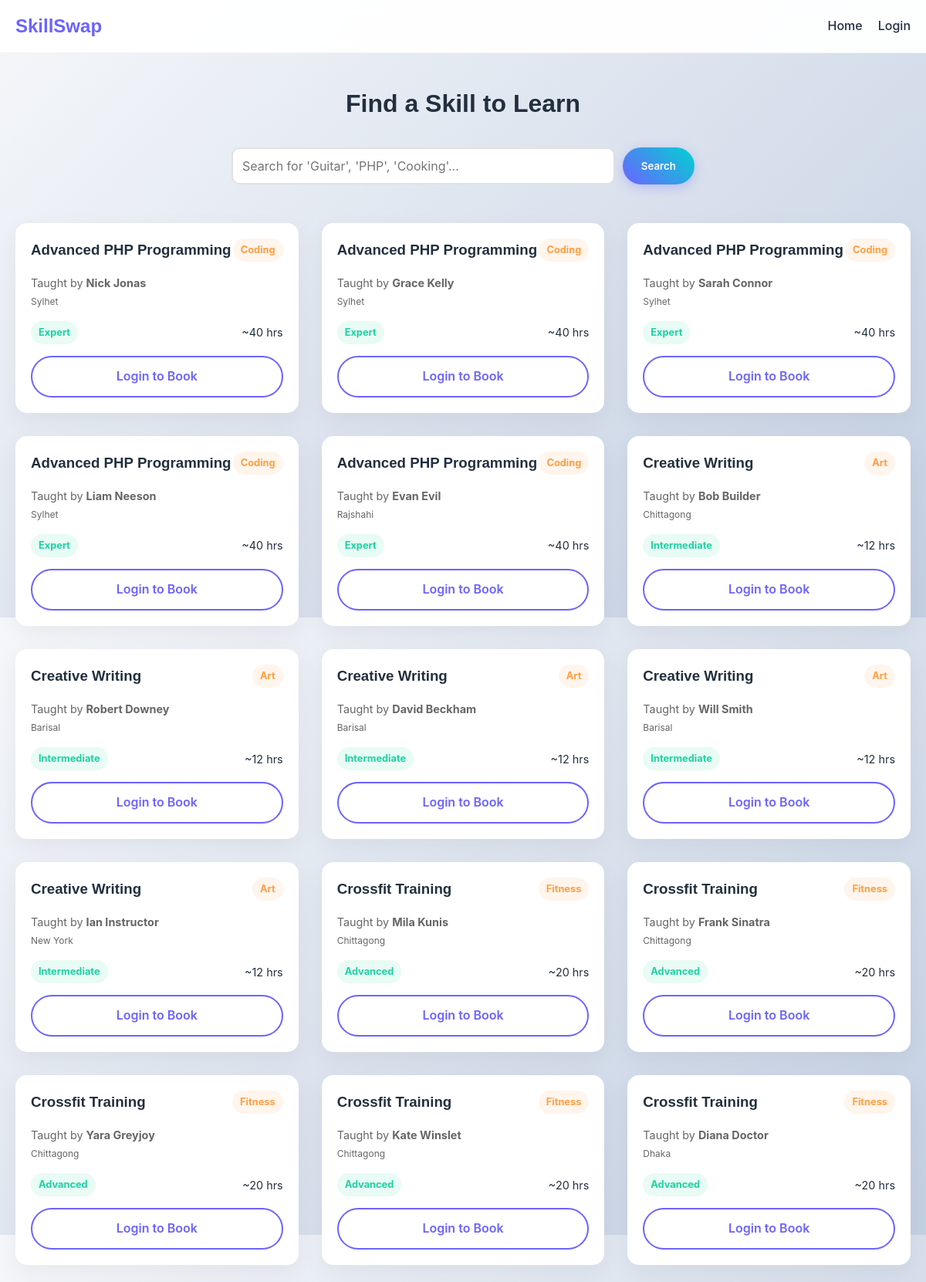
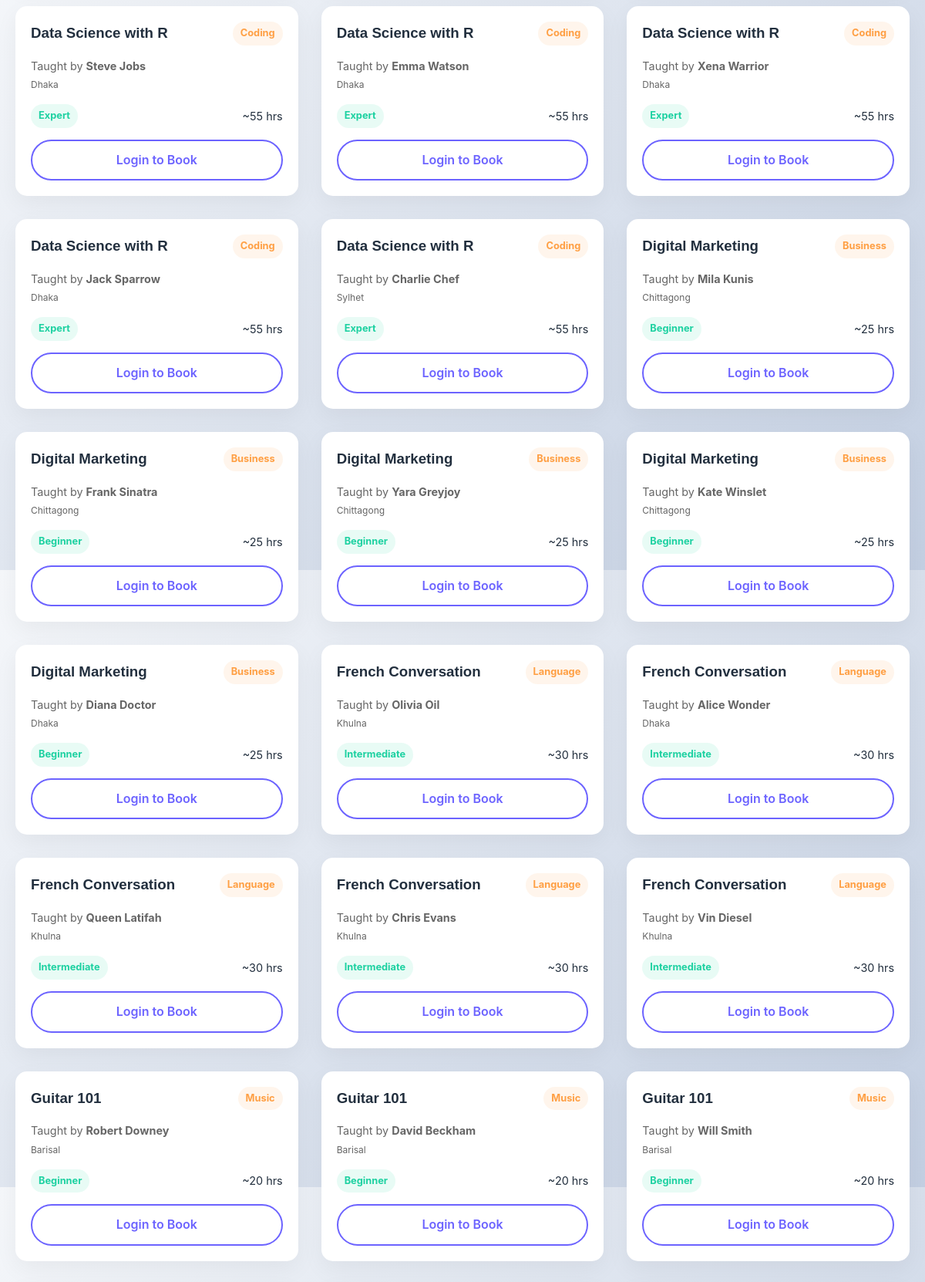
The page /skills.php (upper part) on the database its author committed (2 pictures, top to bottom).
### tables this page shows
CREATE TABLE `teaches` (
    `teacher_id` INT,
    `skill_id` INT,
    `proficiency_level` VARCHAR(100),

    PRIMARY KEY (`teacher_id`, `skill_id`),

    FOREIGN KEY (`teacher_id`) REFERENCES `teacher`(`teacher_id`)
        ON DELETE CASCADE,
    FOREIGN KEY (`skill_id`) REFERENCES `skill`(`skill_id`)
        ON DELETE CASCADE
);

CREATE TABLE `skill` (
    `skill_id` INT AUTO_INCREMENT PRIMARY KEY,
    `title` VARCHAR(200) NOT NULL,
    `category` VARCHAR(100),
    `difficulty_level` VARCHAR(50),
    `difficulty_notes` VARCHAR(255),
    `est_learning_time` INT,
    `is_verified` BOOLEAN DEFAULT FALSE
);

CREATE TABLE `user` (
    `user_id` INT AUTO_INCREMENT PRIMARY KEY,
    
    `first_name` VARCHAR(50),
    `last_name` VARCHAR(50),
    `email` VARCHAR(120) UNIQUE NOT NULL,
    `password` VARCHAR(100) NOT NULL,
    `role` ENUM('admin','user') DEFAULT 'user',
    `preferred_language` VARCHAR(50),
    `city` VARCHAR(80),
    `country` VARCHAR(80),

    `skillpoints` INT DEFAULT 0,
    
     
    `warning_count` INT DEFAULT 0,
    `is_suspended` BOOLEAN DEFAULT FALSE,
    
     
    `profile_picture` VARCHAR(255) DEFAULT 'default.png'
);

### skills.php (the view, shortened to what this page needs)
<?php
include 'includes/db.php';
$where = "WHERE 1";
$user_city = "";
$sql = "SELECT t.*, u.first_name, u.last_name, u.city, s.title, s.category, s.difficulty_level, s.est_learning_time,
        (CASE WHEN u.city = '$user_city' AND '$user_city' != '' THEN 1 ELSE 0 END) as is_nearby
        FROM teaches t
        JOIN user u ON t.teacher_id = u.user_id
        JOIN skill s ON t.skill_id = s.skill_id
        $where
        ORDER BY is_nearby DESC, s.title ASC";
$result = $conn->query($sql);
?>
<!DOCTYPE html>
<html lang="en">
<head>
    <link rel="stylesheet" href="css/style.css">
</head>
<body>
<header>
    <div class="container">
        <nav>
            <a href="index.php" class="logo">SkillSwap</a>
            <div class="nav-links">
                <a href="index.php">Home</a>
                <?php if(isset($_SESSION['user_id'])): ?>
                    <a href="dashboard.php">Dashboard</a>
                    <a href="logout.php" class="btn btn-outline">Logout</a>
                <?php else: ?>
                    <a href="login.php">Login</a>
                <?php endif; ?>
            </div>
        </nav>
    </div>
</header>
<div class="container" style="padding: 40px 20px;">
    <h1 style="text-align: center; margin-bottom: 30px;">Find a Skill to Learn</h1>
    <form action="" method="GET" style="max-width: 600px; margin: 0 auto 50px; display: flex; gap: 10px;">
        <input type="text" name="search" placeholder="Search for 'Guitar', 'PHP', 'Cooking'..." value="<?php echo isset($_GET['search']) ? htmlspecialchars($_GET['search']) : ''; ?>">
        <button type="submit" class="btn btn-primary">Search</button>
    </form>
    <div class="grid-3">
        <?php if($result->num_rows > 0): ?>
            <?php while($row = $result->fetch_assoc()): ?>
                <div class="card">
                    <span class="badge badge-warning" style="float: right;"><?php echo $row['category']; ?></span>
                    <h3><?php echo $row['title']; ?></h3>
                    <p style="color: #666; font-size: 0.9rem; margin-bottom: 15px;">
                        Taught by <strong><?php echo $row['first_name'] . ' ' . $row['last_name']; ?></strong><br>
                        <small><?php echo $row['city']; ?>
                        </small>
                    </p>
                    <div style="display: flex; justify-content: space-between; align-items: center; margin-bottom: 15px;">
                        <span class="badge badge-success"><?php echo $row['difficulty_level']; ?></span>
                        <span style="font-size: 0.9rem;">~<?php echo $row['est_learning_time']; ?> hrs</span>
                    </div>
                    <?php if(isset($_SESSION['user_id']) && $_SESSION['user_id'] != $row['teacher_id']): ?>
                        <a href="book_session.php?teacher_id=<?php echo $row['teacher_id']; ?>&skill_id=<?php echo $row['skill_id']; ?>" class="btn btn-outline" style="width: 100%; text-align: center;">Request Session</a>
                    <?php elseif(!isset($_SESSION['user_id'])): ?>
                        <a href="login.php" class="btn btn-outline" style="width: 100%; text-align: center;">Login to Book</a>
                    <?php else: ?>
                         <button disabled class="btn btn-outline" style="width: 100%; border-color: #eee; color: #aaa;">Your Listing</button>
                    <?php endif; ?>
                </div>
            <?php endwhile; ?>
        <?php else: ?>
            <p style="grid-column: 1/-1; text-align: center;">No teaching offers found matching your criteria.</p>
        <?php endif; ?>
    </div>
</div>
</body>
</html>

### css/style.css (style rules this page uses)
:root { --primary: #6C63FF; --primary-dark: #5a52d5; --secondary: #00D2D3; --accent: #FF9F43; --danger: #FF6B6B; --success: #1dd1a1; --dark: #222f3e; --light: #f8f9fa; --glass: rgba(255, 255, 255, 0.95); --glass-border: rgba(255, 255, 255, 0.2); --font-heading: 'Poppins', sans-serif; --font-body: 'Inter', sans-serif; }
* { margin: 0; padding: 0; box-sizing: border-box; font-family: var(--font-body); }
body { background: linear-gradient(135deg, #f5f7fa 0%, #c3cfe2 100%); color: var(--dark); line-height: 1.6; min-height: 100vh; }
h1, h2, h3, h4, h5, h6 { font-family: var(--font-heading); color: var(--dark); margin-bottom: 1rem; }
a { text-decoration: none; color: var(--primary); transition: all 0.3s ease; }
.container { max-width: 1200px; margin: 0 auto; padding: 0 20px; }
.btn { display: inline-block; padding: 12px 24px; border-radius: 50px; font-weight: 600; cursor: pointer; border: none; transition: transform 0.2s, box-shadow 0.2s; }
.btn-primary { background: linear-gradient(45deg, var(--primary), var(--secondary)); color: white; box-shadow: 0 4px 15px rgba(108, 99, 255, 0.3); }
.btn-outline { background: transparent; border: 2px solid var(--primary); color: var(--primary); }
.card { background: white; border-radius: 15px; padding: 20px; box-shadow: 0 10px 30px rgba(0,0,0,0.05); transition: transform 0.3s; }
.badge { padding: 5px 10px; border-radius: 20px; font-size: 0.8rem; font-weight: bold; }
.badge-success { background: rgba(29, 209, 161, 0.1); color: var(--success); }
.badge-warning { background: rgba(255, 159, 67, 0.1); color: var(--accent); }
header { background: var(--glass); backdrop-filter: blur(10px); position: sticky; top: 0; z-index: 1000; border-bottom: 1px solid rgba(0,0,0,0.05); padding: 15px 0; }
nav { display: flex; justify-content: space-between; align-items: center; }
.logo { font-size: 1.5rem; font-weight: 800; color: var(--primary); font-family: var(--font-heading); }
.nav-links { display: flex; gap: 20px; }
.nav-links a { color: var(--dark); font-weight: 500; }
input, select, textarea { width: 100%; padding: 12px; border: 2px solid #e1e1e1; border-radius: 10px; font-size: 1rem; transition: border-color 0.3s; }
.grid-3 { display: grid; grid-template-columns: repeat(3, 1fr); gap: 30px; }

### rows shown on the page
teaches: skill.category "Coding", skill.title "Advanced PHP Programming", user.first_name "Nick", user.last_name "Jonas", user.city "Sylhet", skill.difficulty_level "Expert", skill.est_learning_time "40"
teaches: skill.category "Coding", skill.title "Advanced PHP Programming", user.first_name "Grace", user.last_name "Kelly", user.city "Sylhet", skill.difficulty_level "Expert", skill.est_learning_time "40"
teaches: skill.category "Coding", skill.title "Advanced PHP Programming", user.first_name "Sarah", user.last_name "Connor", user.city "Sylhet", skill.difficulty_level "Expert", skill.est_learning_time "40"
teaches: skill.category "Coding", skill.title "Advanced PHP Programming", user.first_name "Liam", user.last_name "Neeson", user.city "Sylhet", skill.difficulty_level "Expert", skill.est_learning_time "40"
teaches: skill.category "Coding", skill.title "Advanced PHP Programming", user.first_name "Evan", user.last_name "Evil", user.city "Rajshahi", skill.difficulty_level "Expert", skill.est_learning_time "40"
teaches: skill.category "Art", skill.title "Creative Writing", user.first_name "Bob", user.last_name "Builder", user.city "Chittagong", skill.difficulty_level "Intermediate", skill.est_learning_time "12"
teaches: skill.category "Art", skill.title "Creative Writing", user.first_name "Robert", user.last_name "Downey", user.city "Barisal", skill.difficulty_level "Intermediate", skill.est_learning_time "12"
teaches: skill.category "Art", skill.title "Creative Writing", user.first_name "David", user.last_name "Beckham", user.city "Barisal", skill.difficulty_level "Intermediate", skill.est_learning_time "12"
teaches: skill.category "Art", skill.title "Creative Writing", user.first_name "Will", user.last_name "Smith", user.city "Barisal", skill.difficulty_level "Intermediate", skill.est_learning_time "12"
teaches: skill.category "Art", skill.title "Creative Writing", user.first_name "Ian", user.last_name "Instructor", user.city "New York", skill.difficulty_level "Intermediate", skill.est_learning_time "12"
teaches: skill.category "Fitness", skill.title "Crossfit Training", user.first_name "Mila", user.last_name "Kunis", user.city "Chittagong", skill.difficulty_level "Advanced", skill.est_learning_time "20"
teaches: skill.category "Fitness", skill.title "Crossfit Training", user.first_name "Frank", user.last_name "Sinatra", user.city "Chittagong", skill.difficulty_level "Advanced", skill.est_learning_time "20"
teaches: skill.category "Fitness", skill.title "Crossfit Training", user.first_name "Yara", user.last_name "Greyjoy", user.city "Chittagong", skill.difficulty_level "Advanced", skill.est_learning_time "20"
teaches: skill.category "Fitness", skill.title "Crossfit Training", user.first_name "Kate", user.last_name "Winslet", user.city "Chittagong", skill.difficulty_level "Advanced", skill.est_learning_time "20"
teaches: skill.category "Fitness", skill.title "Crossfit Training", user.first_name "Diana", user.last_name "Doctor", user.city "Dhaka", skill.difficulty_level "Advanced", skill.est_learning_time "20"
teaches: skill.category "Coding", skill.title "Data Science with R", user.first_name "Steve", user.last_name "Jobs", user.city "Dhaka", skill.difficulty_level "Expert", skill.est_learning_time "55"
teaches: skill.category "Coding", skill.title "Data Science with R", user.first_name "Emma", user.last_name "Watson", user.city "Dhaka", skill.difficulty_level "Expert", skill.est_learning_time "55"
teaches: skill.category "Coding", skill.title "Data Science with R", user.first_name "Xena", user.last_name "Warrior", user.city "Dhaka", skill.difficulty_level "Expert", skill.est_learning_time "55"
teaches: skill.category "Coding", skill.title "Data Science with R", user.first_name "Jack", user.last_name "Sparrow", user.city "Dhaka", skill.difficulty_level "Expert", skill.est_learning_time "55"
teaches: skill.category "Coding", skill.title "Data Science with R", user.first_name "Charlie", user.last_name "Chef", user.city "Sylhet", skill.difficulty_level "Expert", skill.est_learning_time "55"
teaches: skill.category "Business", skill.title "Digital Marketing", user.first_name "Mila", user.last_name "Kunis", user.city "Chittagong", skill.difficulty_level "Beginner", skill.est_learning_time "25"
teaches: skill.category "Business", skill.title "Digital Marketing", user.first_name "Frank", user.last_name "Sinatra", user.city "Chittagong", skill.difficulty_level "Beginner", skill.est_learning_time "25"
teaches: skill.category "Business", skill.title "Digital Marketing", user.first_name "Yara", user.last_name "Greyjoy", user.city "Chittagong", skill.difficulty_level "Beginner", skill.est_learning_time "25"
teaches: skill.category "Business", skill.title "Digital Marketing", user.first_name "Kate", user.last_name "Winslet", user.city "Chittagong", skill.difficulty_level "Beginner", skill.est_learning_time "25"
teaches: skill.category "Business", skill.title "Digital Marketing", user.first_name "Diana", user.last_name "Doctor", user.city "Dhaka", skill.difficulty_level "Beginner", skill.est_learning_time "25"
teaches: skill.category "Language", skill.title "French Conversation", user.first_name "Olivia", user.last_name "Oil", user.city "Khulna", skill.difficulty_level "Intermediate", skill.est_learning_time "30"
teaches: skill.category "Language", skill.title "French Conversation", user.first_name "Alice", user.last_name "Wonder", user.city "Dhaka", skill.difficulty_level "Intermediate", skill.est_learning_time "30"
teaches: skill.category "Language", skill.title "French Conversation", user.first_name "Queen", user.last_name "Latifah", user.city "Khulna", skill.difficulty_level "Intermediate", skill.est_learning_time "30"
teaches: skill.category "Language", skill.title "French Conversation", user.first_name "Chris", user.last_name "Evans", user.city "Khulna", skill.difficulty_level "Intermediate", skill.est_learning_time "30"
teaches: skill.category "Language", skill.title "French Conversation", user.first_name "Vin", user.last_name "Diesel", user.city "Khulna", skill.difficulty_level "Intermediate", skill.est_learning_time "30"
teaches: skill.category "Music", skill.title "Guitar 101", user.first_name "Robert", user.last_name "Downey", user.city "Barisal", skill.difficulty_level "Beginner", skill.est_learning_time "20"
teaches: skill.category "Music", skill.title "Guitar 101", user.first_name "David", user.last_name "Beckham", user.city "Barisal", skill.difficulty_level "Beginner", skill.est_learning_time "20"
teaches: skill.category "Music", skill.title "Guitar 101", user.first_name "Will", user.last_name "Smith", user.city "Barisal", skill.difficulty_level "Beginner", skill.est_learning_time "20"
